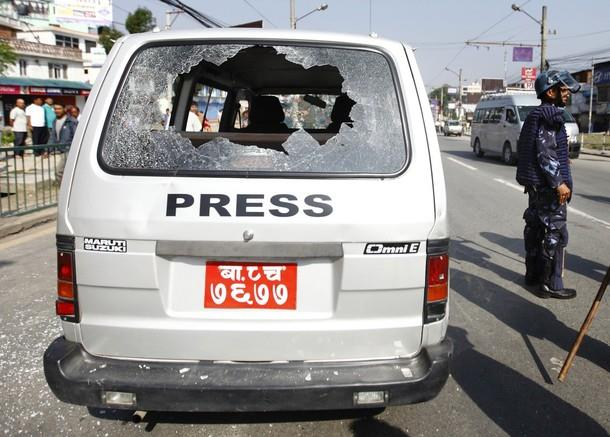
#> input picture img.jpg, 610 x 437 px
$ python main.py   (older library calls are emulated)
#> lines starting #> are read from the running program, lines starting #| are printed output that depends on the picture; after the words box and inside, x2 and y2 are one past the last pixel; in counts of white or black regions, pixels touching at a corner belong together; long printed decimals are rounded
#> further down, img is the input picture: shape (437, 610, 3); mean B, G, R 141.8, 142.6, 145.2
import numpy as np
import cv2
from copy import deepcopy
from PIL import Image
import pytesseract as tess


def preprocess(img):
    cv2.imshow("Input", img)
    imgBlurred = cv2.GaussianBlur(img, (5, 5), 0)
    gray = cv2.cvtColor(imgBlurred, cv2.COLOR_BGR2GRAY)
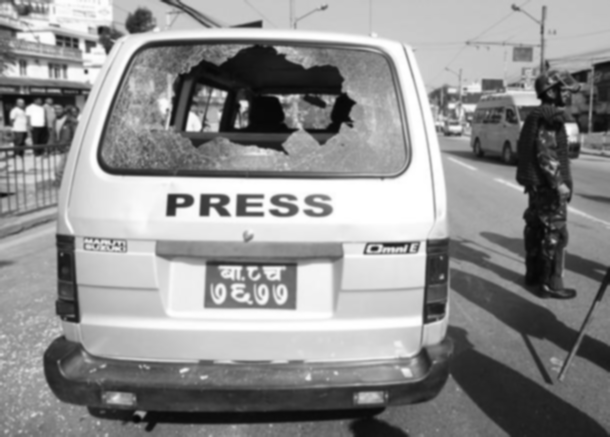
#> gray: shape (437, 610); min 5, max 255, mean 143.3
    sobelx = cv2.Sobel(gray, cv2.CV_8U, 1, 0, ksize=3)
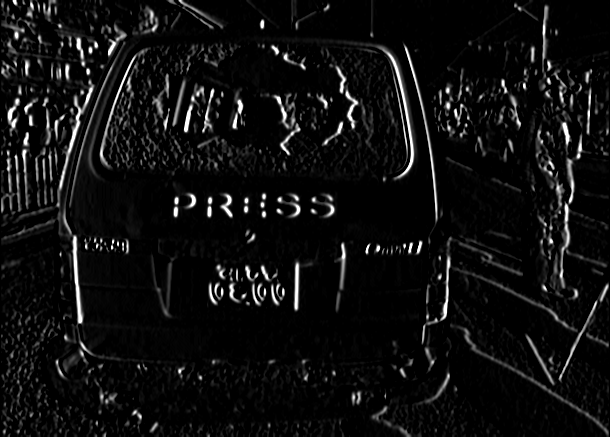
#> sobelx: shape (437, 610); min 0, max 255, mean 15.4
    # canny = cv2.Canny(gray, 100, 200)
    cv2.imshow("Sobel", sobelx)
    cv2.waitKey(0)
    ret2, threshold_img = cv2.threshold(sobelx, 0, 255, cv2.THRESH_BINARY + cv2.THRESH_OTSU)
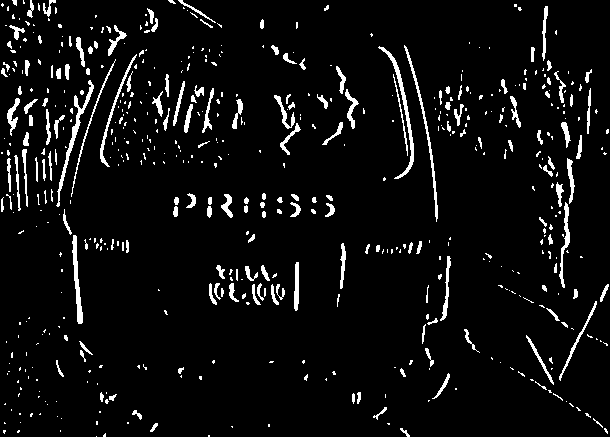
#> threshold_img: shape (437, 610); 5.7% white; 560 white regions (386 under 20 px), largest, box (x1, y1, x2, y2) and area: (378, 46, 414, 179) 540, (56, 80, 94, 207) 535, (404, 45, 438, 222) 465
#> ret2 = 80
    # cv2.imshow("Threshold",threshold_img)
    # cv2.waitKey(0)
    return threshold_img

def cleanPlate(plate):
    print("CLEANING PLATE. . .")
    gray = cv2.cvtColor(plate, cv2.COLOR_BGR2GRAY)
    # kernel = cv2.getStructuringElement(cv2.MORPH_CROSS, (3, 3))
    # thresh= cv2.dilate(gray, kernel, iterations=1)
    # !!!!!!!!!!!!!!binarizing image
    _,thresh = cv2.threshold(gray,127,255,cv2.THRESH_TOZERO)
    # [18 lines of commented-out code are left out]
    return thresh

def extract_contours(threshold_img):
    element = cv2.getStructuringElement(shape=cv2.MORPH_RECT, ksize=(17, 3))
    morph_img_threshold = threshold_img.copy()
    cv2.morphologyEx(src=threshold_img, op=cv2.MORPH_CLOSE, kernel=element, dst=morph_img_threshold)
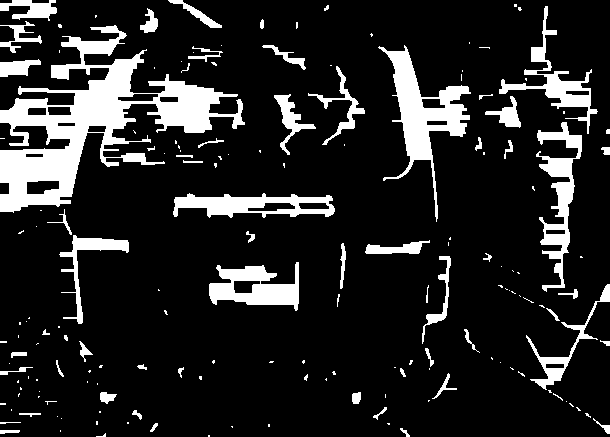
#> morph_img_threshold: shape (437, 610); 14.4% white; 169 white regions (110 under 20 px)
    cv2.imshow("Morphed", morph_img_threshold)
    cv2.waitKey(0)

    _, contours,_ = cv2.findContours(morph_img_threshold, mode=cv2.RETR_EXTERNAL,
                                                method=cv2.CHAIN_APPROX_NONE)
#> contours = 169 contours, 122 with area under 20; largest, box (x1, y1, x2, y2) and area: (0, 25, 245, 213) 14380, (378, 45, 471, 222) 4212, (173, 193, 335, 218) 2490, (209, 262, 299, 311) 2463, (536, 122, 582, 292) 2345
    return contours

def ratioCheck(area, width, height):
    ratio = float(width) / float(height)
    if ratio < 1:
        ratio = 1 / ratio
    aspect = 4.7272
    min = 15 * aspect * 15  # minimum area
    max = 125 * aspect * 125  # maximum area
    rmin = 1.5
    rmax = 2.5
    if (area < min or area > max) or (ratio < rmin or ratio > rmax):
        return False
    else:
        print(ratio)
    return True

def validateRotationAndRatio(rect):
    (_, _), (width, height), rect_angle = rect

    if (width > height):
        angle = -rect_angle
    else:
        angle = 90 + rect_angle

    if angle > 15:
        return False

    if height == 0 or width == 0:
        return False

    area = height * width
    if not ratioCheck(area, width, height):
        return False
    else:
        return True


def cleanAndRead(img, contours):
    # count=0
    for i, cnt in enumerate(contours):
        min_rect = cv2.minAreaRect(cnt)
        # [7 lines of commented-out code are left out]
        if validateRotationAndRatio(min_rect):
            print("number plate ho but not accurate. machine learning launu parxa accurate result ko lagi")
            x, y, w, h = cv2.boundingRect(cnt)
            plate_img = img[y:y + h, x:x + w]
            # img = cv2.rectangle(plate_img,(x,y),(x+w,y+h),(0,255,0),2)
            cv2.imshow("Detected Plate", plate_img)
            cv2.waitKey(0)
            # 	count+=1
            clean_plate = cleanPlate(plate_img)

            # if rect:
            #     x1, y1, w1, h1 = rect
            # x, y, w, h = x + x1, y + y1, w1, h1
            cv2.imshow("Cleaned Plate", clean_plate)
            cv2.waitKey(0)


# !!!!!!!!!!!!!ya chai plate lai text detection ko lagi patauna function thapna baki xa


            # plate_im = Image.fromarray(clean_plate)
            # text = tess.image_to_string(plate_im, lang='nep')
            # print("Detected Text : ", text)
            img = cv2.rectangle(img, (x, y), (x + w, y + h), (0, 255, 0), 2)
            cv2.imshow("Detected Plate", img)
            cv2.waitKey(0)
            return clean_plate, plate_img
#> this loop made 96 passes
#> (x, y, w, h) on pass 96: (209, 262, 90, 49)
#> (min_rect, width in validateRotationAndRatio, height in validateRotationAndRatio, rect_angle in validateRotationAndRatio, angle in validateRotationAndRatio) on passes 5, 7, 9, 12, 13, 14: (((404.9, 431.7), (3.9, 11.93), -40.6), 3.9, 11.93, -40.6, 49.4), (((268.5, 425), (2, 1), -90), 2, 1, -90, 90), (((153.5, 427), (10.6, 3.2), -53.13), 10.6, 3.2, -53.13, 53.13), (((96.5, 422.5), (3, 1), -90), 3, 1, -90, 90), (((602.8, 423.8), (7.07, 21.92), -45), 7.07, 21.92, -45, 45), (((61, 418), (0, 0), -90), 0, 0, -90, 0)
#| 1.854
#| number plate ho but not accurate. machine learning launu parxa accurate result ko lagi
#| CLEANING PLATE. . .
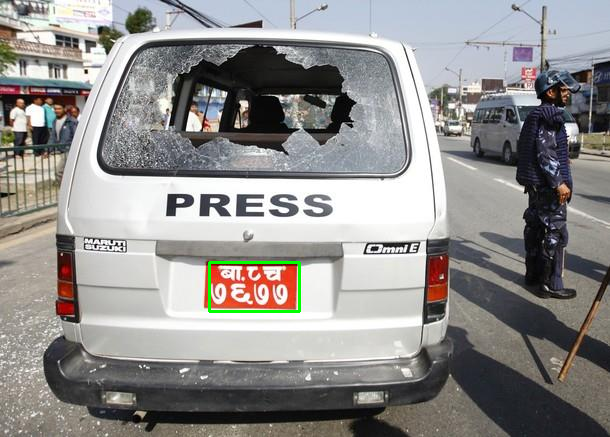
#> img: shape (437, 610, 3); 0.31% of pixels changed, all inside (x1, y1, x2, y2) = (208, 261, 301, 313)
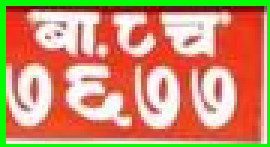
#> plate_img: shape (49, 90, 3) (shown 3 times larger); mean B, G, R 107.8, 145, 203
#> `plate,img = cleanAndRead(img, contours)`:
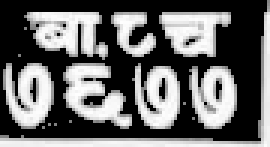
#> plate: shape (49, 90) (shown 3 times larger); min 0, max 255, mean 104.8

# print "No. of final cont : " , count
def segment(image, RGBimg):
    # gray=cv2.cvtColor(plate,cv2.COLOR_BW2GRAY)
    _, contours,_ = cv2.findContours(image,cv2.RETR_LIST,cv2.CHAIN_APPROX_SIMPLE)
#> contours = 31 contours, 22 with area under 20; largest, box (x1, y1, x2, y2) and area: (21, 21, 44, 43) 280, (8, 4, 36, 20) 254, (0, 0, 90, 49) 248, (1, 21, 18, 43) 244, (44, 21, 60, 43) 232
    idx =0
    for cnt in contours:
        idx += 1
        x,y,w,h = cv2.boundingRect(cnt)
        roi=RGBimg[y:y+h,x:x+w]
        if(w>10 and h>10):
            cv2.imwrite(str(idx) + '.jpg', roi)
#> this loop made 31 passes
#> (x, y, w, h) on passes 9 to 20: (48, 33, 5, 5), (5, 32, 3, 4), (27, 31, 9, 5), (47, 29, 3, 6), (71, 26, 4, 8), (52, 25, 4, 9), (27, 25, 5, 3), (9, 25, 4, 10), (63, 22, 16, 21), (44, 21, 16, 22), (21, 21, 23, 22), (1, 21, 17, 22)
#> (x, y, w, h, roi) on passes 1, 2, 3, 4, 5, 8: (14, 42, 1, 1, [[60, 95, 229]]), (18, 41, 1, 1, [[38, 85, 255]]), (16, 41, 1, 1, [[60, 90, 255]]), (23, 40, 1, 1, [[64, 80, 246]]), (64, 39, 1, 1, [[54, 87, 237]]), (61, 34, 1, 1, [[66, 94, 232]])
#> after the loop, idx = 31

if __name__ == '__main__':
    print("DETECTING PLATE . . .")
    img = cv2.imread("img.jpg")
    threshold_img = preprocess(img)
    contours = extract_contours(threshold_img)
    plate,img = cleanAndRead(img, contours)

    segment(plate, img)
